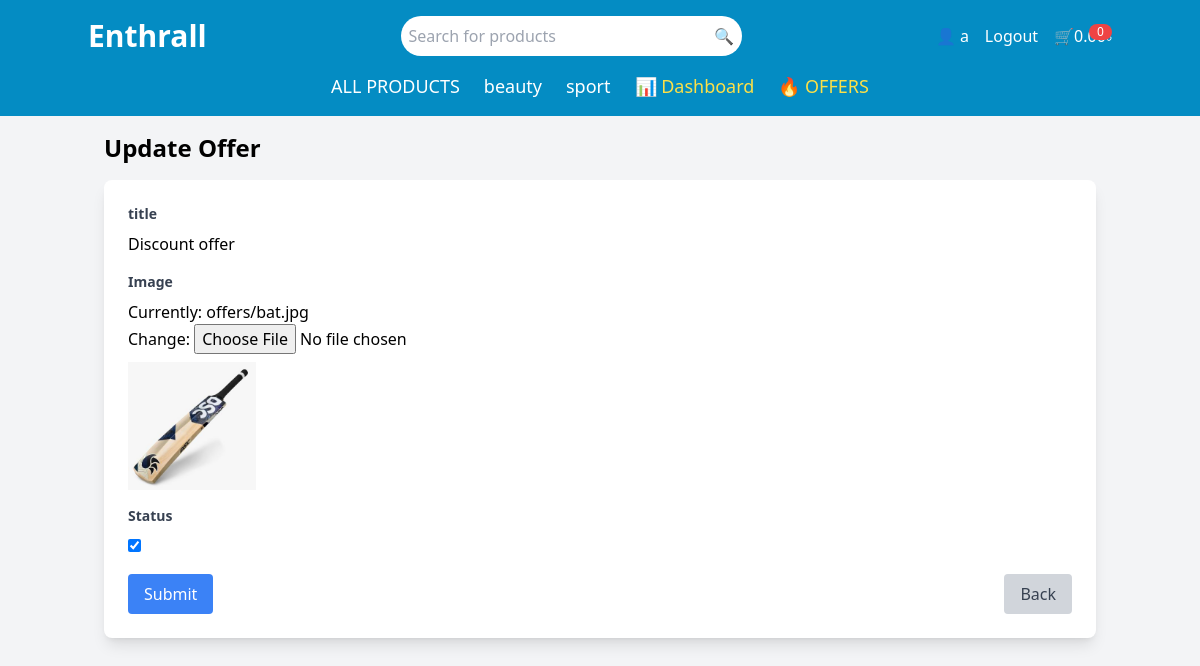
The page /update-offer/2/ (signed in) on the database its author committed.
### accounts/models.py (models this page shows, shortened)
class User(AbstractBaseUser, PermissionsMixin):
    full_name = models.CharField(max_length=255, null=False, blank=False)
    email = models.EmailField(unique=True, null=False, blank=False)
    is_active = models.BooleanField(default=True)
    is_staff = models.BooleanField(default=False)
    is_superuser = models.BooleanField(default=False)
    objects = UserManager()
    USERNAME_FIELD = 'email'
    REQUIRED_FIELDS = ['full_name']

### shop/models.py (models this page shows, shortened)
class Category(models.Model):
    name = models.CharField(max_length=255, unique=True)
    image = models.ImageField(upload_to='categories/', blank=True, null=True)
    is_show = models.BooleanField(default=False)

class Offer(models.Model):
    title = models.CharField(max_length=255)
    image = models.ImageField(upload_to='offers/')
    is_active = models.BooleanField(default=True)
    created_at = models.DateTimeField(auto_now_add=True)

### shop/views.py (the view)
# urls.py: path('update-offer/<int:pk>/', views.update_offer, name='update_offer'),
@login_required
@user_passes_test(superuser_required)
def update_offer(request, pk):
    offer = get_object_or_404(Offer, pk=pk)
    if request.method == 'POST':
        form = OfferForm(request.POST, request.FILES, instance=offer)
        if form.is_valid():
            form.save()
            messages.success(request, 'updated')
            return redirect('shop:dashboard')
    else:
        form = OfferForm(instance=offer)
    return render(request, 'shop/offer_form.html', {'form': form, 'offer': offer, 'action': 'Update'})

### shop/forms.py
class OfferForm(forms.ModelForm):
    class Meta:
        model = Offer
        fields = ['title', 'image', 'is_active']

### shop/context_processors.py (called while the page is built)
def categories_processor(request):
    categories = Category.objects.filter(is_show=True)
    return {'categories': categories}

### shop/views.py (called while the page is built)
def superuser_required(user):
    return user.is_superuser

### templates/shop/offer_form.html (shortened to what this page needs)
{% load static %}
<!DOCTYPE html>
<html lang="en">
<head>
    <script src="https://cdn.tailwindcss.com"></script>
</head>
<body class="bg-gray-100">
    {% include 'shop/header.html' %}
    <div class="container mx-auto p-4">
        <h2 class="text-2xl font-bold mb-4">{{ action }} Offer</h2>
        <div class="bg-white p-6 rounded-lg shadow-lg">
            <form method="post" enctype="multipart/form-data">
                <div class="mb-4">
                    <label class="block text-gray-700 text-sm font-bold mb-2" for="{{ form.title.id_for_label }}">
                        title
                    </label>
                    {{ form.title }}
                </div>
                <div class="mb-4">
                    <label class="block text-gray-700 text-sm font-bold mb-2" for="{{ form.image.id_for_label }}">
                        Image
                    </label>
                    {{ form.image }}
                    {% if offer.image %}
                        <img src="{{ offer.image.url }}" alt="{{ offer.title }}" class="mt-2 h-32 w-auto">
                    {% endif %}
                </div>
                <div class="mb-4">
                    <label class="block text-gray-700 text-sm font-bold mb-2" for="{{ form.is_active.id_for_label }}">
                        Status
                    </label>
                    {{ form.is_active }}
                </div>
                <div class="flex items-center justify-between mt-4">
                    <button type="submit" class="px-4 py-2 bg-blue-500 text-white rounded hover:bg-blue-600">
                        Submit
                    </button>
                    <a href="{% url 'shop:dashboard' %}" class="px-4 py-2 bg-gray-300 text-gray-700 rounded hover:bg-gray-400">
                        Back
                    </a>
                </div>
            </form>
        </div>
    </div>
</body>
</html>

### templates/shop/header.html (shortened to what this page needs)
{% load static %}
<header class="bg-blue-600 p-4 text-white" style="background-color: rgb(4, 140, 195);">
    <div class="container mx-auto flex justify-between items-center">
        <div class="text-3xl font-bold">
            <a href="">
                <span class="text-white">Enthrall</span>
            </a>
        </div>
        <div class="relative w-1/3">
            <input type="text" placeholder="Search for products"
                class="w-full p-2 rounded-full text-black border-none focus:outline-none">
            <button class="absolute right-2 top-2 text-gray-500">
                🔍
            </button>
        </div>
        <div class="flex items-center space-x-4">
            {% if request.user.is_authenticated %}
                <span>👤 {{ request.user.full_name }}</span>
                <a href="{% url 'accounts:logout' %}" class="hover:text-gray-300">Logout</a>
            {% else %}
                <a href="{% url 'accounts:login' %}" class="flex items-center space-x-2 hover:text-gray-300">
                    👤 <span>LOGIN / REGISTER</span>
                </a>
            {% endif %}
            <a href="" class="flex items-center space-x-2 relative">
                🛒 <span>0.00৳</span>
                <span class="absolute top-0 right-0 bg-red-500 text-white text-xs px-2 rounded-full">0</span>
            </a>
        </div>
    </div>
    <nav class="mt-4">
        <ul class="flex justify-center space-x-6 text-lg">
            <li><a href="{% url 'shop:product_list' %}" class="hover:underline">ALL PRODUCTS</a></li>
            {% for category in categories %}
                <li><a href="{% url 'shop:product_list' %}?category={{ category.name }}" class="hover:underline">{{ category.name }}</a></li>
            {% endfor %}
            {% if request.user.is_superuser %}
                <li><a href="{% url 'shop:dashboard' %}" class="text-yellow-300 hover:underline">📊 Dashboard</a></li>
            {% endif %}
            <li><a href="" class="text-yellow-300 hover:underline">🔥 OFFERS</a></li>
        </ul>
    </nav>
</header>

### rows shown on the page
User: user.full_name "a"
Category: name "beauty"
Category: name "sport"
Offer: title "Discount offer", image (picture), is_active "☑"

### other values the page prints
{{ action }} "Update"
